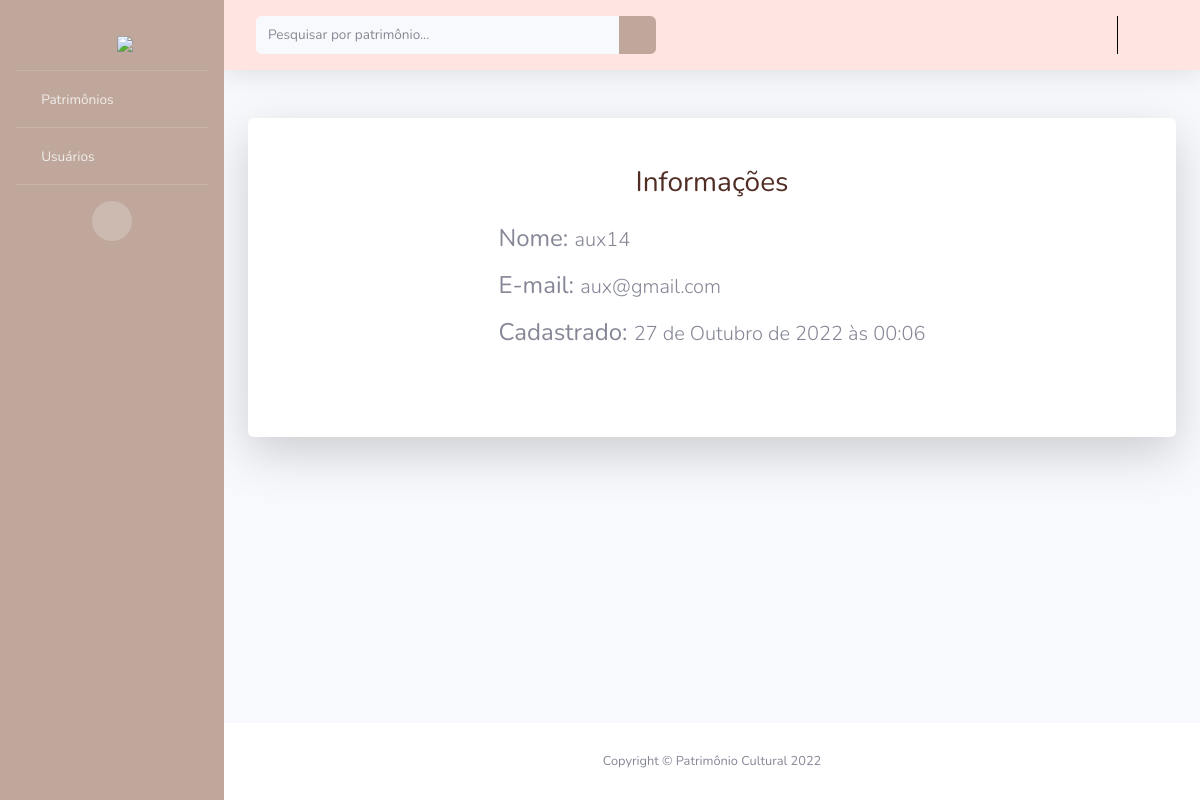
Screenshot of /showUsuario/8/ with the database file from the repository.
### PC/models.py (models this page shows, shortened)
class Usuario(AbstractUser):
    cidade = models.ForeignKey(Cidade, on_delete=models.CASCADE, null=True, blank=True)
    choices_tipo = (
        ('S', 'Auxiliar'),
        ('A', 'Administrador')
        )
    tipo = models.CharField(max_length=1, choices=choices_tipo)

### PC/views.py (the view)
# urls.py: path('showUsuario/<int:id>/', showU, name='url_showU'),
def showU(request,id):
    usuario = Usuario.objects.get(pk=id)
    pacote = {"usuario":usuario}
    return render(request,'showUser.html', pacote)

### PC/templates/showUser.html (shortened to what this page needs)
{% extends 'layouts/layout.html' %}
{% block conteudo %}
<div class="card o-hidden border-0 shadow-lg my-3">
    <div class="card-body p-0">
        <div class="row justify-content-center">
            <div class="">
                <div class="p-5">
                    <div class="text-center">
                        <h3 class="text-logo">Informações</h3>
                    </div>
                    <div class=" m-4">
                        <div class="media g-mb-30 media-comment">
                            <div class="media-body u-shadow-v18 g-bg-secondary g-pa-30">
                                <div class=" fs-0 mb-3 display-5">
                                    <span class="text-decoration-line-through h4"> Nome: </span>
                                    <span class="lead display-5">{{ usuario.get_full_name }}</span>
                                </div>
                                <div class=" fs-0 mb-3 display-5">
                                    <span class="text-decoration-line-through h4"> E-mail: </span>
                                    <span class="lead display-5">{{ usuario.email }}</span>
                                </div>
                                <div class=" fs-0 mb-3 display-5">
                                    <span class="text-decoration-line-through h4"> Cadastrado: </span>
                                    <span class="lead display-5 ">{{ usuario.date_joined }}</span>
                                </div>
                            </div>
                        </div>
                    </div>
                </div>
            </div>
        </div>
    </div>
</div>
{% endblock %}

### rows the page displays
Usuario: get_full_name "aux14", email "aux@gmail.com", date_joined "27 de Outubro de 2022 às 00:06"
